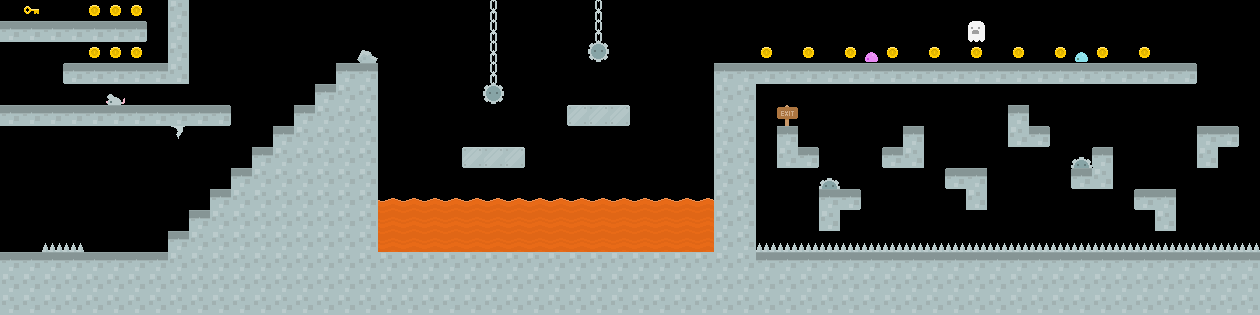

Below is a game level as drawn by its tile map, then a one-line description and the .tmx file that defines it, in full:
An orthogonal 60x15 tile map with 21x21 px tiles, 1 tile layer (tiles).

<map version="1.5" tiledversion="1.7.2" orientation="orthogonal" renderorder="right-down" width="60" height="15" tilewidth="21" tileheight="21" infinite="0" nextlayerid="2" nextobjectid="1">
 <editorsettings>
  <export target="map10_tiles.csv" format="csv" />
 </editorsettings>
 <tileset firstgid="1" source="tileset.tsx" />
 <layer id="1" name="tiles" width="60" height="15" locked="1">
  <data encoding="csv">
0,15,0,0,79,79,79,0,333,0,0,0,0,0,0,0,0,0,0,0,0,0,0,74,0,0,0,0,74,0,0,0,0,0,0,0,0,0,0,0,0,0,0,0,0,0,0,0,0,0,0,0,0,0,0,0,0,0,0,0,
304,304,304,304,304,304,305,0,333,0,0,0,0,0,0,0,0,0,0,0,0,0,0,74,0,0,0,0,74,0,0,0,0,0,0,0,0,0,0,0,0,0,0,0,0,0,446,0,0,0,0,0,0,0,0,0,0,0,0,0,
0,0,0,0,79,79,79,0,333,0,0,0,0,0,0,0,0,49,0,0,0,0,0,74,0,0,0,0,235,0,0,0,0,0,0,0,79,0,79,0,79,231,79,0,79,0,79,0,79,0,79,291,79,0,79,0,0,0,0,0,
750,0,0,303,304,304,304,304,333,0,0,0,0,0,0,0,304,304,0,0,0,0,0,74,0,0,0,0,0,0,0,0,0,0,304,304,304,304,304,304,304,304,304,304,304,304,304,304,304,304,304,304,304,304,304,304,305,0,0,0,
0,0,0,0,0,385,0,0,0,0,0,0,0,0,0,304,333,333,0,0,0,0,0,235,0,0,0,0,0,0,0,0,0,0,333,333,0,0,0,0,0,0,0,0,0,0,0,0,0,0,0,0,0,0,0,0,0,0,0,0,
304,304,304,304,304,304,304,304,304,304,305,0,0,0,304,333,333,333,0,0,0,0,0,0,0,0,0,736,737,738,0,0,0,0,333,333,0,254,0,0,0,0,0,0,0,0,0,0,304,0,0,0,0,0,0,0,0,0,0,0,
0,0,0,0,0,0,0,0,777,0,0,0,0,304,333,333,333,333,0,0,0,0,0,0,0,0,0,0,0,0,0,0,0,0,333,333,0,304,0,0,0,0,0,304,0,0,0,0,333,305,0,0,0,0,0,0,0,304,305,0,
0,0,0,0,0,0,0,0,0,0,0,0,304,333,333,333,333,333,0,0,0,0,736,737,738,0,0,0,0,0,0,0,0,0,333,333,0,333,305,0,0,0,303,333,0,0,0,0,0,0,0,359,303,0,0,0,0,333,0,0,
0,0,0,0,0,0,0,0,0,0,0,304,333,333,333,333,333,333,0,0,0,0,0,0,0,0,0,0,0,0,0,0,0,0,333,333,0,0,0,359,0,0,0,0,0,303,304,0,0,0,0,303,333,0,0,0,0,0,0,0,
0,0,0,0,0,0,0,0,0,0,304,333,333,333,333,333,333,333,14,14,14,14,14,14,14,14,14,14,14,14,14,14,14,14,333,333,0,0,0,304,305,0,0,0,0,0,333,0,0,0,0,0,0,0,303,304,0,0,0,0,
0,0,0,0,0,0,0,0,0,304,333,333,333,333,333,333,333,333,43,43,43,43,43,43,43,43,43,43,43,43,43,43,43,43,333,333,0,0,0,333,0,0,0,0,0,0,0,0,0,0,0,0,0,0,0,333,0,0,0,0,
0,0,71,71,0,0,0,0,304,333,333,333,333,333,333,333,333,333,43,43,43,43,43,43,43,43,43,43,43,43,43,43,43,43,333,333,71,71,71,71,71,71,71,71,71,71,71,71,71,71,71,71,71,71,71,71,71,71,71,71,
304,304,304,304,304,304,304,304,333,333,333,333,333,333,333,333,333,333,333,333,333,333,333,333,333,333,333,333,333,333,333,333,333,333,333,333,304,304,304,304,304,304,304,304,304,304,304,304,304,304,304,304,304,304,304,304,304,304,304,304,
333,333,333,333,333,333,333,333,333,333,333,333,333,333,333,333,333,333,333,333,333,333,333,333,333,333,333,333,333,333,333,333,333,333,333,333,333,333,333,333,333,333,333,333,333,333,333,333,333,333,333,333,333,333,333,333,333,333,333,333,
333,333,333,333,333,333,333,333,333,333,333,333,333,333,333,333,333,333,333,333,333,333,333,333,333,333,333,333,333,333,333,333,333,333,333,333,333,333,333,333,333,333,333,333,333,333,333,333,333,333,333,333,333,333,333,333,333,333,333,333
</data>
 </layer>
</map>
